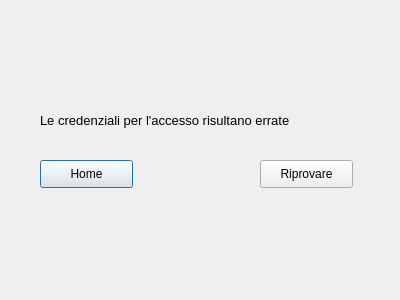
<?xml version="1.0" encoding="UTF-8"?>
<ui version="4.0">
 <class>Dialog</class>
 <widget class="QDialog" name="Dialog">
  <property name="geometry">
   <rect>
    <x>0</x>
    <y>0</y>
    <width>400</width>
    <height>300</height>
   </rect>
  </property>
  <property name="windowTitle">
   <string>Modifica Utente Password Errata</string>
  </property>
  <widget class="QLabel" name="label">
   <property name="geometry">
    <rect>
     <x>40</x>
     <y>80</y>
     <width>331</width>
     <height>81</height>
    </rect>
   </property>
   <property name="font">
    <font>
     <pointsize>10</pointsize>
    </font>
   </property>
   <property name="text">
    <string>Le credenziali per l'accesso risultano errate</string>
   </property>
  </widget>
  <widget class="QPushButton" name="pushButton">
   <property name="geometry">
    <rect>
     <x>40</x>
     <y>160</y>
     <width>93</width>
     <height>28</height>
    </rect>
   </property>
   <property name="text">
    <string>Home</string>
   </property>
  </widget>
  <widget class="QPushButton" name="pushButton_2">
   <property name="geometry">
    <rect>
     <x>260</x>
     <y>160</y>
     <width>93</width>
     <height>28</height>
    </rect>
   </property>
   <property name="text">
    <string>Riprovare</string>
   </property>
  </widget>
 </widget>
 <resources/>
 <connections/>
</ui>
